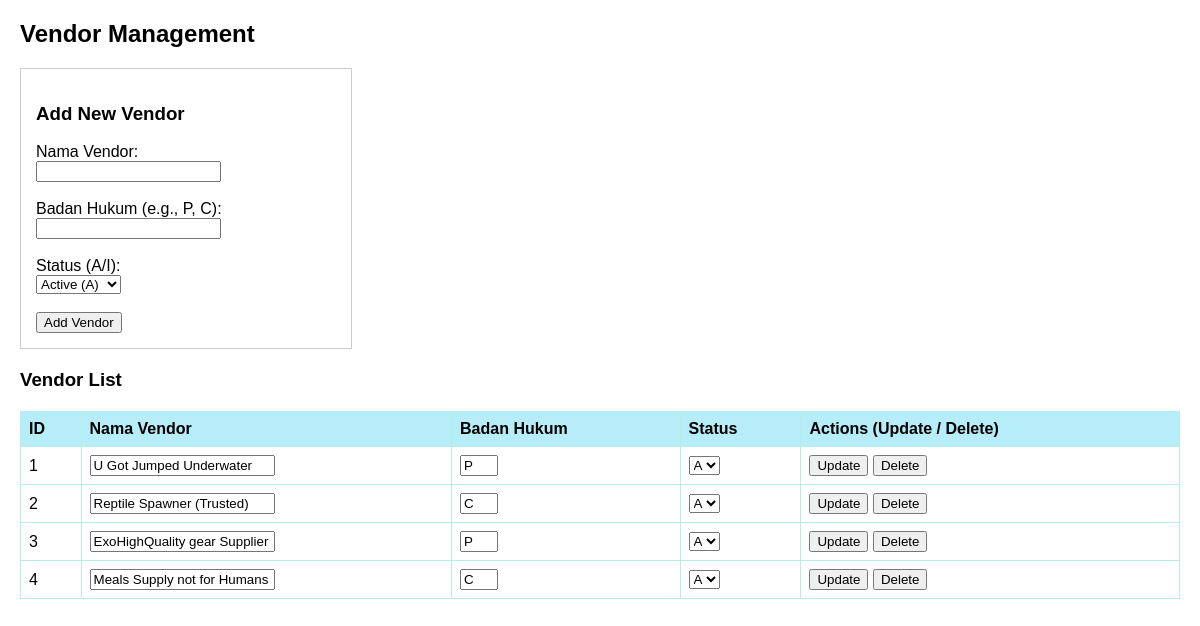
Page /test.php on the committed database.
### tables this page shows
CREATE TABLE IF NOT EXISTS vendor (
idvendor INT AUTO_INCREMENT PRIMARY KEY,
nama_vendor VARCHAR(100) NOT NULL,
badan_hukum CHAR(1) NOT NULL,
status CHAR(1) NOT NULL DEFAULT 'A',
CONSTRAINT check_vendor_status CHECK (status IN ('A','I'))
);

### test.php (the view, shortened to what this page needs)
<?php
$host = '127.0.0.1';
$dbname = 'Tugas_Proyek_PBD_Toko';
$username = 'root';
$password = 'AkuAdminKamuMember';
try {
    $pdo = new PDO("mysql:host=$host;dbname=$dbname", $username, $password);
    $pdo->setAttribute(PDO::ATTR_ERRMODE, PDO::ERRMODE_EXCEPTION);
} catch (PDOException $e) {
    die("Connection failed: " . $e->getMessage());
}
$vendors = $pdo->query("SELECT * FROM vendor")->fetchAll(PDO::FETCH_ASSOC);
?>
<!DOCTYPE html>
<html lang="en">
<head>
</head>
<body>
    <h2>Vendor Management </h2>
    <div class="form-container">
        <h3>Add New Vendor</h3>
        <form method="POST">
            <label>Nama Vendor:</label><br>
            <input type="text" name="nama_vendor" required><br><br>
            <label>Badan Hukum (e.g., P, C):</label><br>
            <input type="text" name="badan_hukum" maxlength="1" required><br><br>
            <label>Status (A/I):</label><br>
            <select name="status">
                <option value="A">Active (A)</option>
            </select><br><br>
            <button type="submit" name="add_vendor">Add Vendor</button>
        </form>
    </div>
    <h3>Vendor List</h3>
    <table>
        <tr>
            <th>ID</th>
            <th>Nama Vendor</th>
            <th>Badan Hukum</th>
            <th>Status</th>
            <th>Actions (Update / Delete)</th>
        </tr>
        <?php foreach ($vendors as $v): ?>
        <tr>
            <form method="POST">
                <td><?= $v['idvendor'] ?> <input type="hidden" name="idvendor" value="<?= $v['idvendor'] ?>"></td>
                <td><input type="text" name="nama_vendor" value="<?= htmlspecialchars($v['nama_vendor']) ?>"></td>
                <td><input type="text" name="badan_hukum" value="<?= htmlspecialchars($v['badan_hukum']) ?>" maxlength="1" style="width: 30px;"></td>
                <td>
                    <select name="status">
                        <option value="A" <?= $v['status'] == 'A' ? 'selected' : '' ?>>A</option>
                    </select>
                </td>
                <td>
                    <button type="submit" name="edit_vendor">Update</button>
                    <button type="submit" name="delete_vendor" onclick="return confirm('Are you sure?')">Delete</button>
                </td>
            </form>
        </tr>
        <?php endforeach; ?>
    </table>
</body>
</html>

### test.php (style rules this page uses)
body { font-family: Arial, sans-serif; margin: 20px; }
table { border-collapse: collapse; width: 100%; margin-top: 20px; }
th, td { border: 1px solid #b5eee4; padding: 8px; text-align: left; }
th { background-color: #b7edf8; }
.form-container { margin-bottom: 20px; padding: 15px; border: 1px solid #ccc; width: 300px; }

### rows in the picture
vendor: idvendor "1", nama_vendor "U Got Jumped Underwater", badan_hukum "P", status "A"
vendor: idvendor "2", nama_vendor "Reptile Spawner (Trusted)", badan_hukum "C", status "A"
vendor: idvendor "3", nama_vendor "ExoHighQuality gear Supplier", badan_hukum "P", status "A"
vendor: idvendor "4", nama_vendor "Meals Supply not for Humans", badan_hukum "C", status "A"
